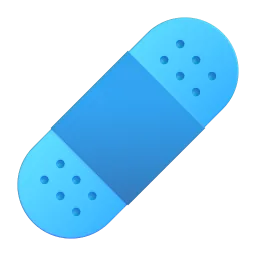
#> input picture web/img/real/adhesive-bandage.webp, 256 x 256 px; its folder holds only this picture in this run
$ python contact-sheet.py --out out.png
#> lines starting #> are read from the running program, lines starting #| are printed output that depends on the picture
#!/usr/bin/env python3
"""Make one PNG grid of pictures with their names underneath, for a human to look over before
the pictures ship (are they realistic, friendly, right for small children, the right thing?).

    python3 tools/images/contact-sheet.py --out /tmp/sheet.png                  # web/img/real/*.webp
    python3 tools/images/contact-sheet.py --dir path/to/staging --out /tmp/photos.png
    python3 tools/images/contact-sheet.py --only mango,red-apple --cell 192 --out /tmp/two.png

Pages: with --per-page N, writes sheet-1.png, sheet-2.png, … next to --out.
"""
import argparse
import glob
import math
import os
import sys

ROOT = os.path.abspath(os.path.join(os.path.dirname(__file__), "..", ".."))


def main():
    ap = argparse.ArgumentParser()
    ap.add_argument("--dir", default=os.path.join(ROOT, "web", "img", "real"))
    ap.add_argument("--out", required=True)
    ap.add_argument("--cell", type=int, default=128)
    ap.add_argument("--cols", type=int, default=10)
    ap.add_argument("--per-page", type=int, default=0)
    ap.add_argument("--only", default="")
    ap.add_argument("--bg", default="#F4F1EA")
    args = ap.parse_args()
    try:
        from PIL import Image, ImageDraw, ImageFont
    except ImportError:
        sys.exit("Pillow is needed: pip install pillow")

    files = sorted(f for ext in ("webp", "png", "jpg", "jpeg") for f in glob.glob(os.path.join(args.dir, "**", "*." + ext), recursive=True))
    only = [s for s in args.only.split(",") if s]
    if only:
        files = [f for f in files if os.path.splitext(os.path.basename(f))[0] in only]
    if not files:
        sys.exit("no pictures found")
    try:
        font = ImageFont.truetype("DejaVuSans.ttf", 11)
    except OSError:
        font = ImageFont.load_default()
    per = args.per_page or len(files)
    pages = [files[i:i + per] for i in range(0, len(files), per)]
    label_h = 16
    for p, chunk in enumerate(pages):
        rows = math.ceil(len(chunk) / args.cols)
        sheet = Image.new("RGB", (args.cols * args.cell, rows * (args.cell + label_h)), args.bg)
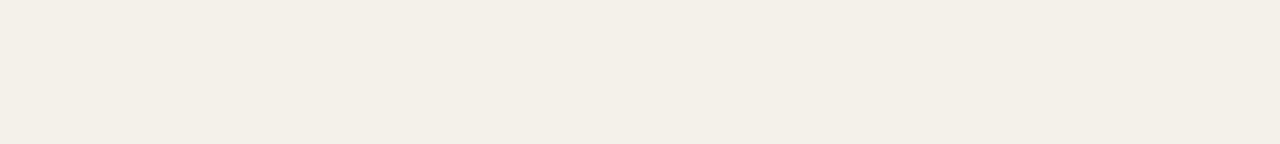
#> sheet: PIL image 1280x144 RGB; mean R, G, B 244, 241, 234
        draw = ImageDraw.Draw(sheet)
        for i, f in enumerate(chunk):
            x, y = (i % args.cols) * args.cell, (i // args.cols) * (args.cell + label_h)
            im = Image.open(f).convert("RGBA")
#> im is the input picture: PIL image 256x256 RGBA; mean R, G, B, A 31.6, 78, 104.2, 103.3
            im.thumbnail((args.cell - 8, args.cell - 8), Image.LANCZOS)
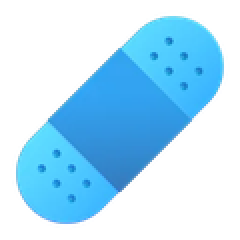
#> im: PIL image 120x120 RGBA (shown 2 times larger); mean R, G, B, A 27.6, 76.5, 103.5, 103.2; transparent parts drawn white
            sheet.paste(im, (x + (args.cell - im.width) // 2, y + (args.cell - im.height) // 2), im)
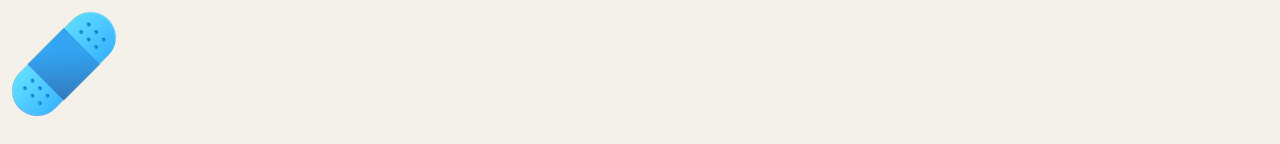
#> sheet: PIL image 1280x144 RGB; mean R, G, B 238.3, 239, 234.2
            name = os.path.splitext(os.path.basename(f))[0][:22]
            draw.text((x + 3, y + args.cell), name, fill="#333333", font=font)
        out = args.out if len(pages) == 1 else os.path.splitext(args.out)[0] + "-%d.png" % (p + 1)
        sheet.save(out)
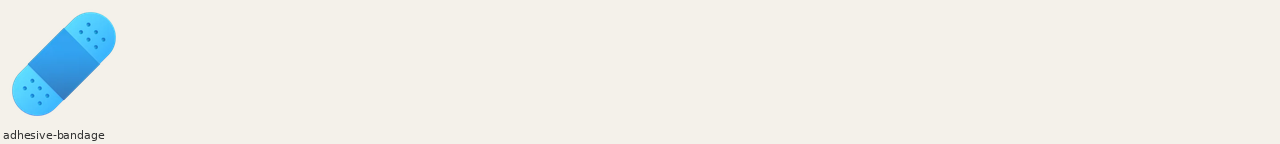
#> saved as out.png: PIL image 1280x144 RGB; mean R, G, B 238, 238.7, 233.9
        print(out, len(chunk), "pictures")


if __name__ == "__main__":
    main()

$ run again, on web/img/real/airplane.webp
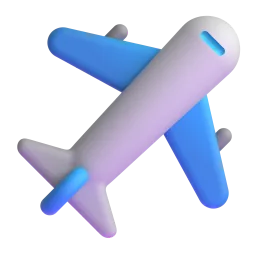
#> input picture web/img/real/airplane.webp, 256 x 256 px
#> in main, im is the input picture: PIL image 256x256 RGBA; mean R, G, B, A 62.9, 69.2, 89.7, 95.7
#> in main, `im.thumbnail((args.cell - 8, args.cell - 8), Image.LANCZOS)`:
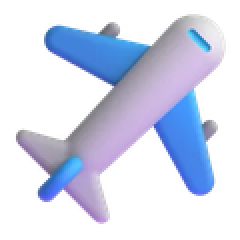
#> im: PIL image 120x120 RGBA (shown 2 times larger); mean R, G, B, A 59.2, 66, 88.1, 95.7; transparent parts drawn white
#> in main, `sheet.paste(im, (x + (args.cell - im.width) // 2, y + (args.cell - im...`:
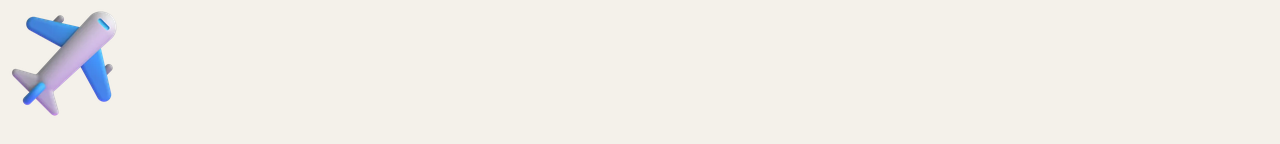
#> sheet: PIL image 1280x144 RGB; mean R, G, B 240.9, 238.5, 233.2
